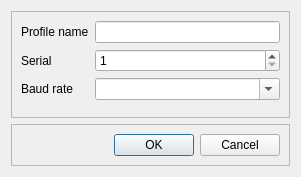
<?xml version="1.0" encoding="UTF-8"?>
<ui version="4.0">
 <class>EditProfileDialog</class>
 <widget class="QDialog" name="EditProfileDialog">
  <property name="geometry">
   <rect>
    <x>0</x>
    <y>0</y>
    <width>301</width>
    <height>177</height>
   </rect>
  </property>
  <property name="windowTitle">
   <string>Edit profile</string>
  </property>
  <property name="windowIcon">
   <iconset resource="resuurces/resources.qrc">
    <normaloff>:/document-edit.png</normaloff>:/document-edit.png</iconset>
  </property>
  <layout class="QVBoxLayout" name="verticalLayout">
   <item>
    <widget class="QFrame" name="frame_2">
     <property name="sizePolicy">
      <sizepolicy hsizetype="Preferred" vsizetype="Expanding">
       <horstretch>0</horstretch>
       <verstretch>0</verstretch>
      </sizepolicy>
     </property>
     <property name="frameShape">
      <enum>QFrame::StyledPanel</enum>
     </property>
     <property name="frameShadow">
      <enum>QFrame::Raised</enum>
     </property>
     <layout class="QHBoxLayout" name="horizontalLayout_2">
      <item>
       <layout class="QFormLayout" name="formLayout">
        <item row="0" column="0">
         <widget class="QLabel" name="label">
          <property name="text">
           <string>Profile name</string>
          </property>
          <property name="buddy">
           <cstring>nameEdit</cstring>
          </property>
         </widget>
        </item>
        <item row="0" column="1">
         <widget class="QLineEdit" name="nameEdit"/>
        </item>
        <item row="1" column="0">
         <widget class="QLabel" name="label_2">
          <property name="text">
           <string>Serial</string>
          </property>
          <property name="buddy">
           <cstring>serialSpin</cstring>
          </property>
         </widget>
        </item>
        <item row="1" column="1">
         <widget class="QSpinBox" name="serialSpin">
          <property name="minimum">
           <number>1</number>
          </property>
         </widget>
        </item>
        <item row="2" column="0">
         <widget class="QLabel" name="label_3">
          <property name="text">
           <string>Baud rate</string>
          </property>
          <property name="buddy">
           <cstring>baudCombo</cstring>
          </property>
         </widget>
        </item>
        <item row="2" column="1">
         <widget class="QComboBox" name="baudCombo">
          <property name="editable">
           <bool>true</bool>
          </property>
         </widget>
        </item>
       </layout>
      </item>
     </layout>
    </widget>
   </item>
   <item>
    <widget class="QFrame" name="frame">
     <property name="sizePolicy">
      <sizepolicy hsizetype="Preferred" vsizetype="Preferred">
       <horstretch>0</horstretch>
       <verstretch>0</verstretch>
      </sizepolicy>
     </property>
     <property name="frameShape">
      <enum>QFrame::StyledPanel</enum>
     </property>
     <property name="frameShadow">
      <enum>QFrame::Raised</enum>
     </property>
     <layout class="QHBoxLayout" name="horizontalLayout">
      <item>
       <spacer name="horizontalSpacer">
        <property name="orientation">
         <enum>Qt::Horizontal</enum>
        </property>
        <property name="sizeHint" stdset="0">
         <size>
          <width>112</width>
          <height>20</height>
         </size>
        </property>
       </spacer>
      </item>
      <item>
       <widget class="QDialogButtonBox" name="buttonBox">
        <property name="standardButtons">
         <set>QDialogButtonBox::Cancel|QDialogButtonBox::Ok</set>
        </property>
       </widget>
      </item>
     </layout>
    </widget>
   </item>
  </layout>
 </widget>
 <tabstops>
  <tabstop>nameEdit</tabstop>
  <tabstop>serialSpin</tabstop>
  <tabstop>baudCombo</tabstop>
  <tabstop>buttonBox</tabstop>
 </tabstops>
 <resources>
  <include location="resuurces/resources.qrc"/>
 </resources>
 <connections>
  <connection>
   <sender>buttonBox</sender>
   <signal>accepted()</signal>
   <receiver>EditProfileDialog</receiver>
   <slot>onAccepted()</slot>
   <hints>
    <hint type="sourcelabel">
     <x>186</x>
     <y>154</y>
    </hint>
    <hint type="destinationlabel">
     <x>185</x>
     <y>209</y>
    </hint>
   </hints>
  </connection>
  <connection>
   <sender>buttonBox</sender>
   <signal>rejected()</signal>
   <receiver>EditProfileDialog</receiver>
   <slot>reject()</slot>
   <hints>
    <hint type="sourcelabel">
     <x>254</x>
     <y>157</y>
    </hint>
    <hint type="destinationlabel">
     <x>266</x>
     <y>222</y>
    </hint>
   </hints>
  </connection>
 </connections>
 <slots>
  <slot>onAccepted()</slot>
 </slots>
</ui>
